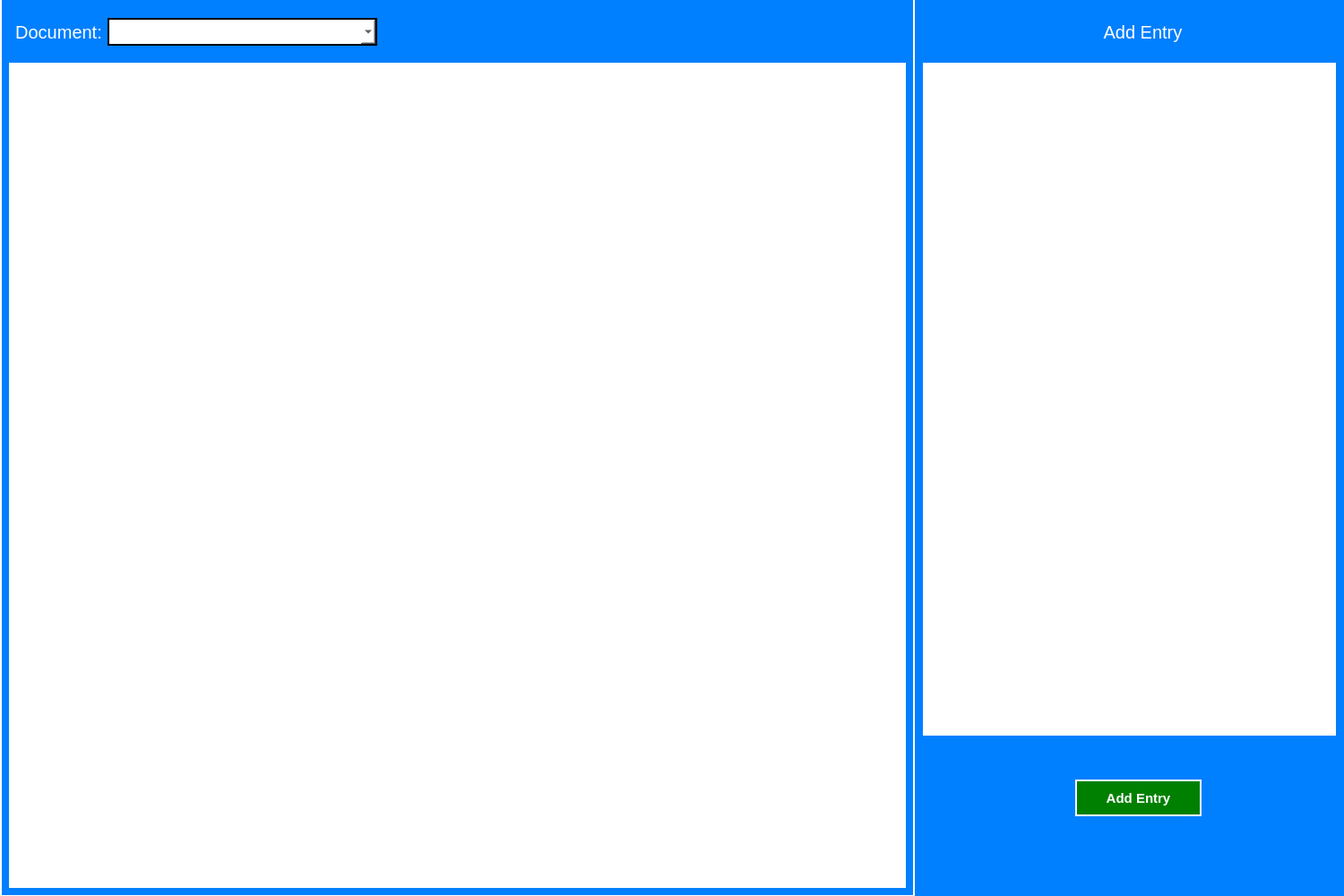
<?xml version="1.0" encoding="UTF-8"?>
<ui version="4.0">
 <class>docsCategory_window</class>
 <widget class="QMainWindow" name="docsCategory_window">
  <property name="geometry">
   <rect>
    <x>0</x>
    <y>0</y>
    <width>1500</width>
    <height>1000</height>
   </rect>
  </property>
  <property name="minimumSize">
   <size>
    <width>1500</width>
    <height>1000</height>
   </size>
  </property>
  <property name="maximumSize">
   <size>
    <width>1500</width>
    <height>1000</height>
   </size>
  </property>
  <property name="windowTitle">
   <string>&lt;Docs Category&gt;</string>
  </property>
  <property name="styleSheet">
   <string notr="true">background-color: rgb(0, 127, 255);
color: white;
font-family:  &quot;Calibri Light&quot;;</string>
  </property>
  <widget class="QWidget" name="centralwidget">
   <widget class="QGroupBox" name="groupBox">
    <property name="geometry">
     <rect>
      <x>0</x>
      <y>-10</y>
      <width>1021</width>
      <height>1011</height>
     </rect>
    </property>
    <property name="styleSheet">
     <string notr="true">border: 2px solid white;</string>
    </property>
    <property name="title">
     <string/>
    </property>
    <widget class="QLabel" name="label">
     <property name="geometry">
      <rect>
       <x>10</x>
       <y>30</y>
       <width>111</width>
       <height>31</height>
      </rect>
     </property>
     <property name="styleSheet">
      <string notr="true">background-color: none;
border: none;
font-size: 20px;</string>
     </property>
     <property name="text">
      <string>Document:</string>
     </property>
     <property name="alignment">
      <set>Qt::AlignCenter</set>
     </property>
    </widget>
    <widget class="QComboBox" name="comboBox">
     <property name="geometry">
      <rect>
       <x>120</x>
       <y>30</y>
       <width>301</width>
       <height>31</height>
      </rect>
     </property>
     <property name="styleSheet">
      <string notr="true">background-color: white;
color: black;
font-size: 20px;
border: 2px solid black;</string>
     </property>
    </widget>
    <widget class="QTableView" name="tableView">
     <property name="geometry">
      <rect>
       <x>10</x>
       <y>80</y>
       <width>1001</width>
       <height>921</height>
      </rect>
     </property>
     <property name="styleSheet">
      <string notr="true">background-color: white;
color: black;
border: 2px solid white;
font-size: 15px;</string>
     </property>
     <property name="editTriggers">
      <set>QAbstractItemView::DoubleClicked</set>
     </property>
    </widget>
   </widget>
   <widget class="QLabel" name="label_2">
    <property name="geometry">
     <rect>
      <x>1220</x>
      <y>20</y>
      <width>111</width>
      <height>31</height>
     </rect>
    </property>
    <property name="styleSheet">
     <string notr="true">background-color: none;
border: none;
font-size: 20px;</string>
    </property>
    <property name="text">
     <string>Add Entry</string>
    </property>
    <property name="alignment">
     <set>Qt::AlignCenter</set>
    </property>
   </widget>
   <widget class="QTableView" name="tableView_2">
    <property name="geometry">
     <rect>
      <x>1030</x>
      <y>70</y>
      <width>461</width>
      <height>751</height>
     </rect>
    </property>
    <property name="styleSheet">
     <string notr="true">background-color: white;
color: black;
border: 2px solid white;
font-size: 15px;</string>
    </property>
    <property name="editTriggers">
     <set>QAbstractItemView::DoubleClicked</set>
    </property>
   </widget>
   <widget class="QPushButton" name="setStatus_btn">
    <property name="geometry">
     <rect>
      <x>1200</x>
      <y>870</y>
      <width>141</width>
      <height>41</height>
     </rect>
    </property>
    <property name="styleSheet">
     <string notr="true">background-color: green;
color: white;
border: 2px solid white;
border-radius: none;
font-size: 15px;
font-weight: bold</string>
    </property>
    <property name="text">
     <string>Add Entry</string>
    </property>
   </widget>
  </widget>
 </widget>
 <resources/>
 <connections/>
</ui>
